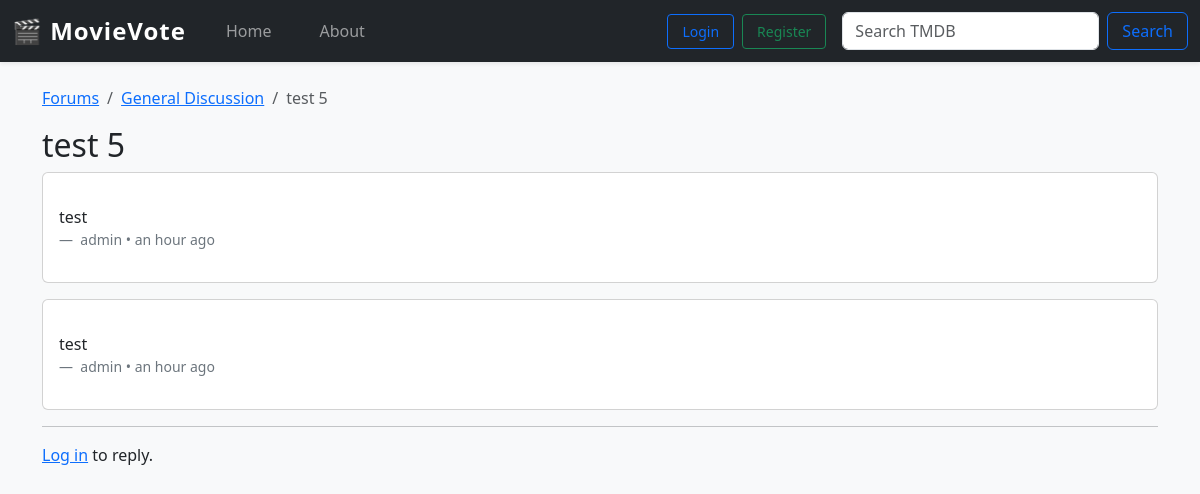
The app's page /forum/general-discussion/6-test-5/, older data.
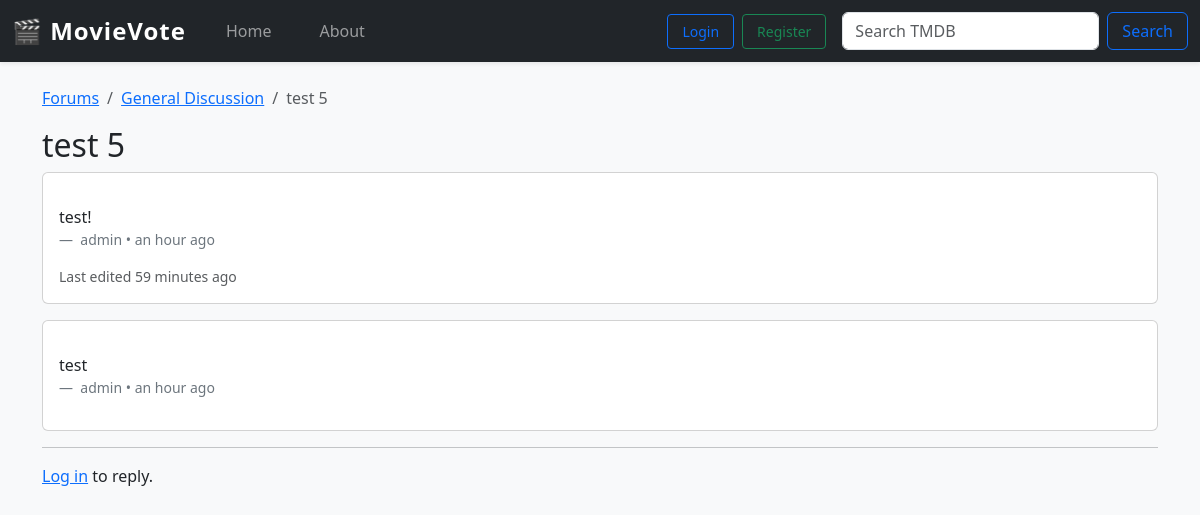
The same page, newer data.
### forum/models.py (models this page shows, shortened)
class Post(models.Model):
    topic       = models.ForeignKey(Topic, related_name="posts",
                                    on_delete=models.CASCADE)
    author      = models.ForeignKey(User, on_delete=models.CASCADE)
    message     = models.TextField(max_length=10_000)
    created_at  = models.DateTimeField(default=timezone.now)
    edited_at   = models.DateTimeField(null=True, blank=True)
    class Meta:
        ordering = ("created_at",)

### forum/views.py (the view)
class TopicDetail(DetailView):
    model = Topic
    template_name = "forum/topic.html"
    pk_url_kwarg  = "pk"
    def get_object(self):
        obj = super().get_object()
        Topic.objects.filter(pk=obj.pk).update(view_count=F("view_count") + 1)
        return obj
    def get_context_data(self, **kwargs):
        ctx = super().get_context_data(**kwargs)
        ctx["post_form"] = PostForm()  # inject a blank form
        return ctx

### forum/forms.py
class PostForm(forms.ModelForm):
    class Meta:
        model  = Post
        fields = ("message",)
        widgets = {"message": forms.Textarea(attrs={"rows": 5})}

### templates/forum/topic.html (shortened to what this page needs)
{% extends "movies/base.html" %}
{% load humanize %}
{% block content %}
<nav aria-label="breadcrumb">
  <ol class="breadcrumb">
    <li class="breadcrumb-item"><a href="{% url 'forum:index' %}">Forums</a></li>
    <li class="breadcrumb-item">
      <a href="{% url 'forum:board' object.forum.slug %}">{{ object.forum.name }}</a>
    </li>
    <li class="breadcrumb-item active" aria-current="page">{{ object.title }}</li>
  </ol>
</nav>
<h2>{{ object.title }}</h2>
{% for post in object.posts.all %}
  <div class="card mb-3">
    <div class="card-body">
      <p>{{ post.message|linebreaks }}</p>
      <footer class="blockquote-footer">
        {{ post.author }} • {{ post.created_at|naturaltime }}
      </footer>
        {% if post.edited_at %}
        <div class="text-muted small">
          Last edited {{ post.edited_at|naturaltime }}
        </div>
      {% endif %}
    </div>
  </div>
{% endfor %}
<hr>
{% if user.is_authenticated %}
  <h5 class="mb-3">Reply</h5>
  <form method="post" action="{% url 'forum:reply' object.pk %}">
    {% csrf_token %}
    {{ post_form.as_p }}
    <button class="btn btn-primary">Submit</button>
  </form>
{% else %}
  <p><a href="{% url 'login' %}">Log in</a> to reply.</p>
{% endif %}
{% endblock %}

Row changes from the older to the newer data that the page shows:
changed Post: message "test" → "test!"; edited_at (not shown) → "59 minutes ago"
